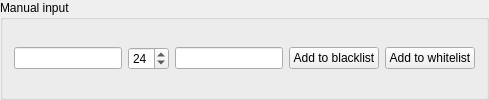
        <widget class="QGroupBox" name="groupBox_3">
         <property name="title">
          <string>Manual input</string>
         </property>
         <layout class="QVBoxLayout" name="verticalLayout_10">
          <item>
           <layout class="QHBoxLayout" name="horizontalLayout_10">
            <item>
             <widget class="QLineEdit" name="ipInput_LE">
              <property name="sizePolicy">
               <sizepolicy hsizetype="Maximum" vsizetype="Fixed">
                <horstretch>0</horstretch>
                <verstretch>0</verstretch>
               </sizepolicy>
              </property>
              <property name="toolTip">
               <string>&lt;html&gt;&lt;head/&gt;&lt;body&gt;&lt;p&gt;Enter an IP range.  Accepted formats:&lt;/p&gt;&lt;p&gt;193.190.209.15&lt;/p&gt;&lt;p&gt;193.190.209.15/24&lt;/p&gt;&lt;p&gt;193.190.209.15/16&lt;/p&gt;&lt;/body&gt;&lt;/html&gt;</string>
              </property>
             </widget>
            </item>
            <item>
             <widget class="QSpinBox" name="ipInputRange_SB">
              <property name="minimum">
               <number>16</number>
              </property>
              <property name="maximum">
               <number>32</number>
              </property>
              <property name="singleStep">
               <number>8</number>
              </property>
              <property name="value">
               <number>24</number>
              </property>
             </widget>
            </item>
            <item>
             <widget class="QLineEdit" name="ipInputComment_LE">
              <property name="sizePolicy">
               <sizepolicy hsizetype="MinimumExpanding" vsizetype="Fixed">
                <horstretch>0</horstretch>
                <verstretch>0</verstretch>
               </sizepolicy>
              </property>
              <property name="toolTip">
               <string>&lt;html&gt;&lt;head/&gt;&lt;body&gt;&lt;p&gt;Enter any comment you'd like&lt;/p&gt;&lt;/body&gt;&lt;/html&gt;</string>
              </property>
             </widget>
            </item>
            <item>
             <widget class="QPushButton" name="ipInputAddBlackList_PB">
              <property name="text">
               <string>Add to blacklist</string>
              </property>
             </widget>
            </item>
            <item>
             <widget class="QPushButton" name="ipInputAddWhiteList_PB">
              <property name="text">
               <string>Add to whitelist</string>
              </property>
             </widget>
            </item>
           </layout>
          </item>
         </layout>
        </widget>
